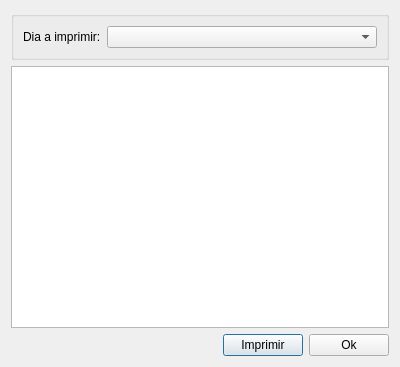
<?xml version="1.0" encoding="UTF-8"?>
<ui version="4.0">
 <class>ImprimirActividadDialog</class>
 <widget class="QDialog" name="ImprimirActividadDialog">
  <property name="geometry">
   <rect>
    <x>0</x>
    <y>0</y>
    <width>400</width>
    <height>367</height>
   </rect>
  </property>
  <property name="windowTitle">
   <string>Dialog</string>
  </property>
  <layout class="QVBoxLayout" name="verticalLayout">
   <item>
    <widget class="QGroupBox" name="groupBox">
     <property name="title">
      <string/>
     </property>
     <layout class="QHBoxLayout" name="horizontalLayout">
      <item>
       <widget class="QLabel" name="label">
        <property name="text">
         <string>Dia a imprimir:</string>
        </property>
       </widget>
      </item>
      <item>
       <widget class="QComboBox" name="comboBox">
        <property name="sizePolicy">
         <sizepolicy hsizetype="Expanding" vsizetype="Fixed">
          <horstretch>0</horstretch>
          <verstretch>0</verstretch>
         </sizepolicy>
        </property>
       </widget>
      </item>
     </layout>
    </widget>
   </item>
   <item>
    <widget class="QListView" name="vistaActividades"/>
   </item>
   <item>
    <layout class="QHBoxLayout" name="horizontalLayout_2">
     <item>
      <spacer name="horizontalSpacer">
       <property name="orientation">
        <enum>Qt::Horizontal</enum>
       </property>
       <property name="sizeHint" stdset="0">
        <size>
         <width>40</width>
         <height>20</height>
        </size>
       </property>
      </spacer>
     </item>
     <item>
      <widget class="QPushButton" name="pushButton">
       <property name="text">
        <string>Imprimir</string>
       </property>
      </widget>
     </item>
     <item>
      <widget class="QPushButton" name="pushButton_2">
       <property name="text">
        <string>Ok</string>
       </property>
      </widget>
     </item>
    </layout>
   </item>
  </layout>
 </widget>
 <resources/>
 <connections/>
</ui>
